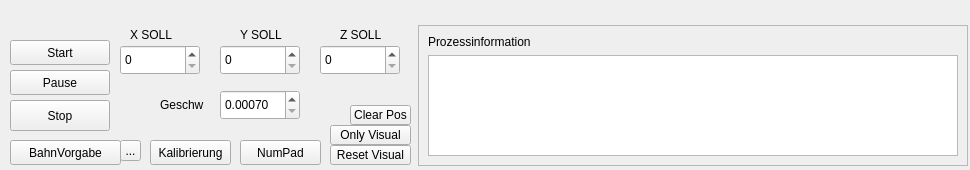
<?xml version="1.0" encoding="UTF-8"?>
<ui version="4.0">
 <class>VisoWidget</class>
 <widget class="QWidget" name="VisoWidget">
  <property name="geometry">
   <rect>
    <x>0</x>
    <y>0</y>
    <width>970</width>
    <height>170</height>
   </rect>
  </property>
  <property name="minimumSize">
   <size>
    <width>970</width>
    <height>170</height>
   </size>
  </property>
  <property name="maximumSize">
   <size>
    <width>1000</width>
    <height>180</height>
   </size>
  </property>
  <property name="windowTitle">
   <string>Form</string>
  </property>
  <property name="layoutDirection">
   <enum>Qt::LeftToRight</enum>
  </property>
  <widget class="QLabel" name="zKoordinateLable">
   <property name="geometry">
    <rect>
     <x>340</x>
     <y>20</y>
     <width>50</width>
     <height>30</height>
    </rect>
   </property>
   <property name="sizePolicy">
    <sizepolicy hsizetype="Expanding" vsizetype="Expanding">
     <horstretch>0</horstretch>
     <verstretch>0</verstretch>
    </sizepolicy>
   </property>
   <property name="minimumSize">
    <size>
     <width>50</width>
     <height>30</height>
    </size>
   </property>
   <property name="text">
    <string>Z SOLL</string>
   </property>
  </widget>
  <widget class="QPushButton" name="kalButton">
   <property name="geometry">
    <rect>
     <x>150</x>
     <y>140</y>
     <width>81</width>
     <height>25</height>
    </rect>
   </property>
   <property name="sizePolicy">
    <sizepolicy hsizetype="Expanding" vsizetype="Expanding">
     <horstretch>0</horstretch>
     <verstretch>0</verstretch>
    </sizepolicy>
   </property>
   <property name="minimumSize">
    <size>
     <width>70</width>
     <height>20</height>
    </size>
   </property>
   <property name="toolTip">
    <string>&lt;html&gt;&lt;head/&gt;&lt;body&gt;&lt;p&gt;Der Roboter fährt alle Endpositionen, mit allen möglichen Kobinationen an.&lt;/p&gt;&lt;/body&gt;&lt;/html&gt;</string>
   </property>
   <property name="text">
    <string>Kalibrierung</string>
   </property>
  </widget>
  <widget class="QPushButton" name="hardstopButton">
   <property name="geometry">
    <rect>
     <x>10</x>
     <y>100</y>
     <width>100</width>
     <height>31</height>
    </rect>
   </property>
   <property name="sizePolicy">
    <sizepolicy hsizetype="Expanding" vsizetype="Expanding">
     <horstretch>0</horstretch>
     <verstretch>0</verstretch>
    </sizepolicy>
   </property>
   <property name="minimumSize">
    <size>
     <width>100</width>
     <height>30</height>
    </size>
   </property>
   <property name="toolTip">
    <string>&lt;html&gt;&lt;head/&gt;&lt;body&gt;&lt;p&gt;Mit der Stop Taste wird der Zyklus abgebrochen die &lt;/p&gt;&lt;p&gt;Maschine bleibt án der aktuellen Position stehen.&lt;/p&gt;&lt;/body&gt;&lt;/html&gt;</string>
   </property>
   <property name="text">
    <string>Stop</string>
   </property>
  </widget>
  <widget class="QPushButton" name="startButton">
   <property name="geometry">
    <rect>
     <x>10</x>
     <y>40</y>
     <width>100</width>
     <height>25</height>
    </rect>
   </property>
   <property name="sizePolicy">
    <sizepolicy hsizetype="Expanding" vsizetype="Expanding">
     <horstretch>0</horstretch>
     <verstretch>0</verstretch>
    </sizepolicy>
   </property>
   <property name="minimumSize">
    <size>
     <width>100</width>
     <height>25</height>
    </size>
   </property>
   <property name="toolTip">
    <string>&lt;html&gt;&lt;head/&gt;&lt;body&gt;&lt;p&gt;Startet den Zyklus&lt;/p&gt;&lt;/body&gt;&lt;/html&gt;</string>
   </property>
   <property name="text">
    <string>Start</string>
   </property>
  </widget>
  <widget class="QLabel" name="ySOLL">
   <property name="geometry">
    <rect>
     <x>240</x>
     <y>20</y>
     <width>51</width>
     <height>30</height>
    </rect>
   </property>
   <property name="sizePolicy">
    <sizepolicy hsizetype="Expanding" vsizetype="Expanding">
     <horstretch>0</horstretch>
     <verstretch>0</verstretch>
    </sizepolicy>
   </property>
   <property name="minimumSize">
    <size>
     <width>50</width>
     <height>30</height>
    </size>
   </property>
   <property name="text">
    <string>Y SOLL</string>
   </property>
  </widget>
  <widget class="QLabel" name="xSOLL">
   <property name="geometry">
    <rect>
     <x>130</x>
     <y>20</y>
     <width>50</width>
     <height>30</height>
    </rect>
   </property>
   <property name="sizePolicy">
    <sizepolicy hsizetype="Expanding" vsizetype="Expanding">
     <horstretch>0</horstretch>
     <verstretch>0</verstretch>
    </sizepolicy>
   </property>
   <property name="minimumSize">
    <size>
     <width>50</width>
     <height>30</height>
    </size>
   </property>
   <property name="text">
    <string>X SOLL</string>
   </property>
  </widget>
  <widget class="QScrollArea" name="scrollArea">
   <property name="geometry">
    <rect>
     <x>418</x>
     <y>25</y>
     <width>550</width>
     <height>141</height>
    </rect>
   </property>
   <property name="sizePolicy">
    <sizepolicy hsizetype="Expanding" vsizetype="Expanding">
     <horstretch>0</horstretch>
     <verstretch>0</verstretch>
    </sizepolicy>
   </property>
   <property name="minimumSize">
    <size>
     <width>550</width>
     <height>120</height>
    </size>
   </property>
   <property name="sizeAdjustPolicy">
    <enum>QAbstractScrollArea::AdjustIgnored</enum>
   </property>
   <property name="widgetResizable">
    <bool>true</bool>
   </property>
   <widget class="QWidget" name="scrollAreaWidgetContents">
    <property name="geometry">
     <rect>
      <x>0</x>
      <y>0</y>
      <width>548</width>
      <height>139</height>
     </rect>
    </property>
    <layout class="QGridLayout" name="gridLayout_2">
     <item row="4" column="1">
      <widget class="QTextEdit" name="TextEdit">
       <property name="minimumSize">
        <size>
         <width>455</width>
         <height>87</height>
        </size>
       </property>
       <property name="toolTip">
        <string>&lt;html&gt;&lt;head/&gt;&lt;body&gt;&lt;p&gt;In diesem Feld werden Prozessinformationen angezeigt.&lt;/p&gt;&lt;/body&gt;&lt;/html&gt;</string>
       </property>
       <property name="verticalScrollBarPolicy">
        <enum>Qt::ScrollBarAsNeeded</enum>
       </property>
      </widget>
     </item>
     <item row="0" column="1">
      <widget class="QLabel" name="label_2">
       <property name="toolTip">
        <string>&lt;html&gt;&lt;head/&gt;&lt;body&gt;&lt;p&gt;In diesem Feld werden Prozessinformationen angezeigt.&lt;/p&gt;&lt;/body&gt;&lt;/html&gt;</string>
       </property>
       <property name="text">
        <string>Prozessinformation</string>
       </property>
      </widget>
     </item>
    </layout>
   </widget>
  </widget>
  <widget class="QPushButton" name="resetVis">
   <property name="geometry">
    <rect>
     <x>330</x>
     <y>145</y>
     <width>81</width>
     <height>20</height>
    </rect>
   </property>
   <property name="sizePolicy">
    <sizepolicy hsizetype="Expanding" vsizetype="Expanding">
     <horstretch>0</horstretch>
     <verstretch>0</verstretch>
    </sizepolicy>
   </property>
   <property name="minimumSize">
    <size>
     <width>70</width>
     <height>20</height>
    </size>
   </property>
   <property name="toolTip">
    <string>&lt;html&gt;&lt;head/&gt;&lt;body&gt;&lt;p&gt;Dies Setzt die Ansicht der Visualisierung zurück.&lt;/p&gt;&lt;/body&gt;&lt;/html&gt;</string>
   </property>
   <property name="text">
    <string>Reset Visual</string>
   </property>
  </widget>
  <widget class="QPushButton" name="onlyVisual">
   <property name="geometry">
    <rect>
     <x>330</x>
     <y>125</y>
     <width>81</width>
     <height>20</height>
    </rect>
   </property>
   <property name="sizePolicy">
    <sizepolicy hsizetype="Expanding" vsizetype="Expanding">
     <horstretch>0</horstretch>
     <verstretch>0</verstretch>
    </sizepolicy>
   </property>
   <property name="minimumSize">
    <size>
     <width>70</width>
     <height>20</height>
    </size>
   </property>
   <property name="acceptDrops">
    <bool>false</bool>
   </property>
   <property name="toolTip">
    <string>&lt;html&gt;&lt;head/&gt;&lt;body&gt;&lt;p&gt;Mit 'Only Visual' wird nur die Visualisierung angezeigt und &lt;/p&gt;&lt;p&gt;die Motoren werden nicht angesteuert.&lt;/p&gt;&lt;/body&gt;&lt;/html&gt;</string>
   </property>
   <property name="text">
    <string>Only Visual</string>
   </property>
  </widget>
  <widget class="QPushButton" name="Bahn">
   <property name="geometry">
    <rect>
     <x>10</x>
     <y>140</y>
     <width>111</width>
     <height>25</height>
    </rect>
   </property>
   <property name="sizePolicy">
    <sizepolicy hsizetype="Expanding" vsizetype="Expanding">
     <horstretch>0</horstretch>
     <verstretch>0</verstretch>
    </sizepolicy>
   </property>
   <property name="minimumSize">
    <size>
     <width>100</width>
     <height>25</height>
    </size>
   </property>
   <property name="text">
    <string>BahnVorgabe</string>
   </property>
  </widget>
  <widget class="QToolButton" name="toolButton">
   <property name="geometry">
    <rect>
     <x>120</x>
     <y>140</y>
     <width>21</width>
     <height>21</height>
    </rect>
   </property>
   <property name="text">
    <string>...</string>
   </property>
   <property name="popupMode">
    <enum>QToolButton::DelayedPopup</enum>
   </property>
   <property name="autoRaise">
    <bool>false</bool>
   </property>
  </widget>
  <widget class="QPushButton" name="clearPos">
   <property name="geometry">
    <rect>
     <x>350</x>
     <y>105</y>
     <width>61</width>
     <height>20</height>
    </rect>
   </property>
   <property name="sizePolicy">
    <sizepolicy hsizetype="Expanding" vsizetype="Expanding">
     <horstretch>0</horstretch>
     <verstretch>0</verstretch>
    </sizepolicy>
   </property>
   <property name="minimumSize">
    <size>
     <width>0</width>
     <height>0</height>
    </size>
   </property>
   <property name="maximumSize">
    <size>
     <width>61</width>
     <height>21</height>
    </size>
   </property>
   <property name="toolTip">
    <string>&lt;html&gt;&lt;head/&gt;&lt;body&gt;&lt;p&gt;Der Roboter fährt alle Endpositionen, mit allen möglichen Kobinationen an.&lt;/p&gt;&lt;/body&gt;&lt;/html&gt;</string>
   </property>
   <property name="text">
    <string>Clear Pos</string>
   </property>
  </widget>
  <widget class="QLabel" name="zKoordinateLable_2">
   <property name="geometry">
    <rect>
     <x>160</x>
     <y>90</y>
     <width>50</width>
     <height>30</height>
    </rect>
   </property>
   <property name="sizePolicy">
    <sizepolicy hsizetype="Expanding" vsizetype="Expanding">
     <horstretch>0</horstretch>
     <verstretch>0</verstretch>
    </sizepolicy>
   </property>
   <property name="minimumSize">
    <size>
     <width>50</width>
     <height>30</height>
    </size>
   </property>
   <property name="text">
    <string>Geschw</string>
   </property>
  </widget>
  <widget class="QPushButton" name="stopButton">
   <property name="geometry">
    <rect>
     <x>10</x>
     <y>70</y>
     <width>100</width>
     <height>25</height>
    </rect>
   </property>
   <property name="sizePolicy">
    <sizepolicy hsizetype="Expanding" vsizetype="Expanding">
     <horstretch>0</horstretch>
     <verstretch>0</verstretch>
    </sizepolicy>
   </property>
   <property name="minimumSize">
    <size>
     <width>100</width>
     <height>25</height>
    </size>
   </property>
   <property name="toolTip">
    <string>&lt;html&gt;&lt;head/&gt;&lt;body&gt;&lt;p&gt;Mit der Pause Taste wird der Zyklus pausiert die &lt;/p&gt;&lt;p&gt;Maschine bleibt án der aktuellen Position stehen solange Pause &lt;/p&gt;&lt;p&gt;betätigt ist.&lt;/p&gt;&lt;/body&gt;&lt;/html&gt;</string>
   </property>
   <property name="text">
    <string>Pause</string>
   </property>
  </widget>
  <widget class="QPushButton" name="numBut">
   <property name="geometry">
    <rect>
     <x>240</x>
     <y>140</y>
     <width>81</width>
     <height>25</height>
    </rect>
   </property>
   <property name="text">
    <string>NumPad</string>
   </property>
  </widget>
  <widget class="QSpinBox" name="zStartSpinBox">
   <property name="geometry">
    <rect>
     <x>320</x>
     <y>45</y>
     <width>80</width>
     <height>30</height>
    </rect>
   </property>
   <property name="sizePolicy">
    <sizepolicy hsizetype="Expanding" vsizetype="Expanding">
     <horstretch>0</horstretch>
     <verstretch>0</verstretch>
    </sizepolicy>
   </property>
   <property name="minimumSize">
    <size>
     <width>80</width>
     <height>30</height>
    </size>
   </property>
   <property name="toolTip">
    <string>&lt;html&gt;&lt;head/&gt;&lt;body&gt;&lt;p&gt;Hier wird bei Neustart die aktuelle X Position angezeigt.&lt;/p&gt;&lt;p&gt;Mit einer Eingabe wird die Zielposition für die X Achse gesetzt. &lt;/p&gt;&lt;p&gt;Durch betätigen von Start wird diese angefahren.&lt;/p&gt;&lt;/body&gt;&lt;/html&gt;</string>
   </property>
  </widget>
  <widget class="QSpinBox" name="yStartSpinBox">
   <property name="geometry">
    <rect>
     <x>220</x>
     <y>45</y>
     <width>80</width>
     <height>30</height>
    </rect>
   </property>
   <property name="sizePolicy">
    <sizepolicy hsizetype="Expanding" vsizetype="Expanding">
     <horstretch>0</horstretch>
     <verstretch>0</verstretch>
    </sizepolicy>
   </property>
   <property name="minimumSize">
    <size>
     <width>80</width>
     <height>30</height>
    </size>
   </property>
   <property name="toolTip">
    <string>&lt;html&gt;&lt;head/&gt;&lt;body&gt;&lt;p&gt;Hier wird bei Neustart die aktuelle X Position angezeigt.&lt;/p&gt;&lt;p&gt;Mit einer Eingabe wird die Zielposition für die X Achse gesetzt. &lt;/p&gt;&lt;p&gt;Durch betätigen von Start wird diese angefahren.&lt;/p&gt;&lt;/body&gt;&lt;/html&gt;</string>
   </property>
  </widget>
  <widget class="QSpinBox" name="xStartSpinBox">
   <property name="geometry">
    <rect>
     <x>120</x>
     <y>45</y>
     <width>80</width>
     <height>30</height>
    </rect>
   </property>
   <property name="sizePolicy">
    <sizepolicy hsizetype="Expanding" vsizetype="Expanding">
     <horstretch>0</horstretch>
     <verstretch>0</verstretch>
    </sizepolicy>
   </property>
   <property name="minimumSize">
    <size>
     <width>80</width>
     <height>30</height>
    </size>
   </property>
   <property name="toolTip">
    <string>&lt;html&gt;&lt;head/&gt;&lt;body&gt;&lt;p&gt;Hier wird bei Neustart die aktuelle X Position angezeigt.&lt;/p&gt;&lt;p&gt;Mit einer Eingabe wird die Zielposition für die X Achse gesetzt. &lt;/p&gt;&lt;p&gt;Durch betätigen von Start wird diese angefahren.&lt;/p&gt;&lt;/body&gt;&lt;/html&gt;</string>
   </property>
  </widget>
  <widget class="QDoubleSpinBox" name="vSpinBox">
   <property name="geometry">
    <rect>
     <x>220</x>
     <y>90</y>
     <width>80</width>
     <height>30</height>
    </rect>
   </property>
   <property name="sizePolicy">
    <sizepolicy hsizetype="Expanding" vsizetype="Expanding">
     <horstretch>0</horstretch>
     <verstretch>0</verstretch>
    </sizepolicy>
   </property>
   <property name="minimumSize">
    <size>
     <width>80</width>
     <height>30</height>
    </size>
   </property>
   <property name="toolTip">
    <string>&lt;html&gt;&lt;head/&gt;&lt;body&gt;&lt;p&gt;Hier kann die Geschwindigkeit des Zykluses verändert werden.&lt;/p&gt;&lt;/body&gt;&lt;/html&gt;</string>
   </property>
   <property name="decimals">
    <number>5</number>
   </property>
   <property name="minimum">
    <double>0.000700000000000</double>
   </property>
   <property name="maximum">
    <double>0.100000000000000</double>
   </property>
   <property name="singleStep">
    <double>0.000100000000000</double>
   </property>
  </widget>
 </widget>
 <resources/>
 <connections/>
</ui>
